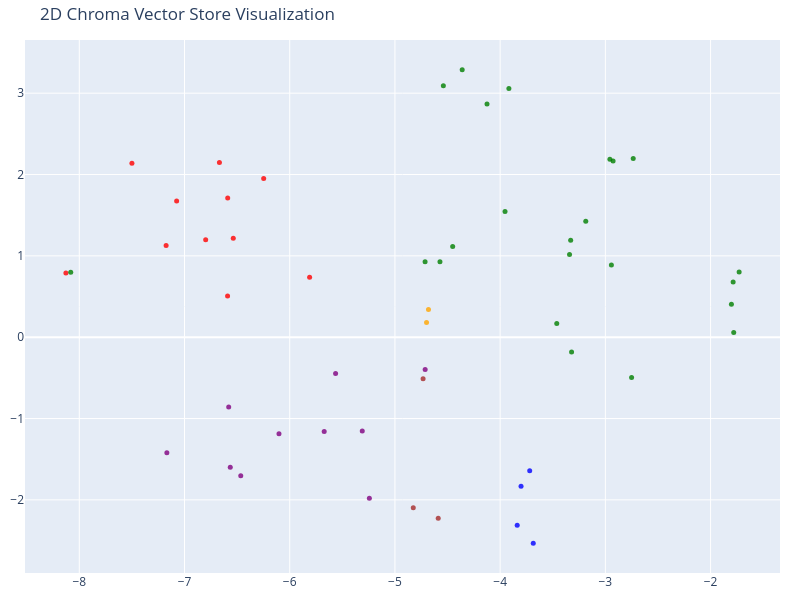

This figure's notebook cell:
### Code cell
tsne = TSNE(n_components=2, random_state=42)
reduced_vectors = tsne.fit_transform(vectors)

# Create the 2D scatter plot
fig = go.Figure(data=[go.Scatter(
    x=reduced_vectors[:, 0],
    y=reduced_vectors[:, 1],
    mode='markers',
    marker=dict(size=5, color=colors, opacity=0.8),
    text=[f"Type: {t}<br>Text: {d[:100]}..." for t, d in zip(doc_types, documents)],
    hoverinfo='text'
)])

fig.update_layout(title='2D Chroma Vector Store Visualization',
    scene=dict(xaxis_title='x',yaxis_title='y'),
    width=800,
    height=600,
    margin=dict(r=20, b=10, l=10, t=40)
)

fig.show()

### Figure 1 — Plotly figure (JSON) as saved in the notebook; plotly's stock layout.template omitted (floating-point values rounded to 4 significant figures)
{"data": [{"hoverinfo": "text", "marker": {"color": ["blue", "blue", "blue", "blue", "brown", "brown", "brown", "red", "red", "red", "red", "red", "red", "red", "red", "red", "red", "red", "purple", "purple", "purple", "purple", "purple", "purple", "purple", "purple", "purple", "purple", "orange", "orange", "green", "green", "green", "green", "green", "green", "green", "green", "green", "green", "green", "green", "green", "green", "green", "green", "green", "green", "green", "green", "green", "green", "green"], "opacity": 0.8, "size": 5}, "mode": "markers", "text": ["Type: products<br>Text: 상품 개요 및 기본 정보\n\n이 문서는 하늘여행사의 베트남 다낭 4박 5일 여행 상품에 대한 개요, 일정, 가격, 포함 사항 등 기본 정보를 제공하며, 여행의 주요 일정과 특징을 상...", "Type: products<br>Text: 상품 개요 및 일정 소개\n\n일본 오사카-도쿄 5박6일 여행 상품의 기본 정보와 전체 일정 개요를 제공합니다.\n\n# 일본 오사카-도쿄 5박6일\n\n## 상품 개요\n\n- **상품명**:...", "Type: products<br>Text: 제주 힐링 3박4일 상품 개요\n\n이 상품은 제주도에서 3박 4일 동안 힐링과 관광을 즐길 수 있는 여행 패키지로, 출발지, 도착지, 이동수단, 가이드, 최소 인원 등의 정보를 포함...", "Type: products<br>Text: 상품 개요 및 여행 정보\n\n이 문서는 하늘여행사의 몰디브 허니문 6박7일 상품에 대한 개요와 여행 기본 정보를 제공하며, 출발지, 도착지, 이동 수단, 가이드, 최소 출발 인원 등...", "Type: faq<br>Text: 여행상품 예약 및 결제 안내\n\n이 섹션에서는 여행 상품 예약 시기, 예약금, 변경 정책, 1인 여행 가능 여부 등을 상세히 설명합니다.\n\n# 여행상품 자주 묻는 질문 (FAQ)\n\n...", "Type: faq<br>Text: 여행 일정 및 자유시간, 식사 안내\n\n이 섹션에서는 여행 일정의 변경 가능성, 자유시간 비율, 식사 포함 여부와 특별 요청 방법에 대해 설명합니다.\n\n## 여행 일정\n\n### Q5...", "Type: faq<br>Text: 회원가입 방법과 혜택\n\n하늘여행사의 회원가입 절차와 필요 정보, 그리고 가입 시 받을 수 있는 혜택에 대해 설명합니다.\n\n### Q1: 회원가입은 어떻게 하나요?\n\n**A:** 하...", "Type: contracts<br>Text: 계약 개요\n\n삼성전자 인센티브 투어 대행 계약의 기본 정보와 계약 기간, 금액, 발주처 및 수행사 소개.\n\n# 삼성전자 인센티브 투어 계약\n\n## 계약 개요\n\n- **계약명**: ...", "Type: contracts<br>Text: 계약 내용 및 서비스 범위\n\n2024년부터 2025년까지 진행될 인센티브 투어, 임원 워크샵, 그리고 포함 서비스 항목에 대한 상세 내용.\n\n---\n\n## 계약 내용\n\n### 서비...", "Type: contracts<br>Text: 계약 조건 - 대금 지급과 할인, 취소 조건\n\n지급 일정, 할인 조건(커미션, 조기 예약 등), 그리고 취소 시 위약금 조항에 대한 상세 내용.\n\n### 대금 지급\n\n| 시점 | ...", "Type: contracts<br>Text: 담당자 정보와 역할\n\n삼성전자와 하늘여행사의 담당자 이름, 연락처, 역할 및 권한 정보를 포함.\n\n### 삼성전자 측\n\n- **주 담당자**: 이성훈 과장 (인사팀)\n- **전화*...", "Type: contracts<br>Text: 과거 계약 이력과 만족도 평가\n\n2018년 이후의 계약 내용, 참가 인원, 만족도 점수, 계약 금액 변화 등을 정리한 역사적 정보.\n\n### 과거 계약 이력\n\n### 2018년 (...", "Type: contracts<br>Text: 계약 특이사항과 긴급 지원 정책\n\n독점 조항, 비밀유지, 보험 가입, 긴급 대응 계획 등 특별 조항과 현지 긴급 지원에 대한 내용.\n\n### 계약 특이사항\n\n### 독점 조항\n\n-...", "Type: contracts<br>Text: 성과 지표(KPI)와 관리목표\n\n2024년 상반기 실적, 만족도, 일정 준수율, 사고 발생 여부 등 주요 성과 지표와 목표를 설명.\n\n### 성과 지표 (KPI)\n\n| 항목 | 목...", "Type: contracts<br>Text: 첨부 문서 및 계약 갱신 조건\n\n계약서 원본, 일정표, 예산명세서 등 기타 첨부 자료와 계약 만료 후 갱신 조건과 절차 안내.\n\n### 첨부 문서\n\n1. 계약서 원본 (MICE-2...", "Type: contracts<br>Text: 계약 개요\n\n이 계약은 현대자동차와 하늘여행사 간의 MICE 행사 대행 계약으로, 계약명, 계약번호, 발주처, 수행사, 기간, 금액 등을 포함하고 있습니다.\n\n- **계약명**: ...", "Type: contracts<br>Text: MICE 개요와 범위\n\nMICE는 회의, 인센티브 투어, 컨벤션, 전시를 의미하며, 현대자동차의 다양한 MICE 행사들을 포함하는 범위가 계약에 명시되어 있습니다.\n\n### MIC...", "Type: contracts<br>Text: 계약 내용: 딜러 인센티브 투어\n\n2024년 우수 딜러 150명을 대상으로 스페인 바르셀로나에서 5박6일 일정의 인센티브 투어를 진행하며, 항공, 숙박, 관광, 공연 등을 포함합니...", "Type: policies<br>Text: 개요와 기본 규정\n\n이 문서는 하늘여행사의 취소 및 환불 정책에 대한 개요와 기본 규정을 설명합니다.\n\n# 취소 및 환불 정책\n\n## 하늘여행사 취소/환불 규정\n\n### 개요\n\n하...", "Type: policies<br>Text: 국내 여행 취소 수수료 정책 - 패키지 여행\n\n패키지 여행의 취소 수수료와 환불율에 대한 상세 정책입니다.\n\n### 국내 여행 취소 수수료\n\n### 패키지 여행 (제주도 등)\n\n|...", "Type: policies<br>Text: 예약 방법과 채널 안내\n\n이 섹션은 하늘여행사의 예약 방법과 채널에 대한 정보를 제공합니다. 온라인, 전화, 방문, 카카오톡과 네이버 톡톡을 통한 예약 방법이 포함되어 있습니다.\n...", "Type: policies<br>Text: 여행자 보험 안내 개요\n\n이 문서는 하늘여행사의 여행자 보험에 대한 전체 개요를 제공하며, 기본 보험, 프리미엄 보험, 허니문 보험 등 다양한 보험 상품과 가입 방법, 납부 비용 ...", "Type: policies<br>Text: 기본 보험 내용과 적용 조건\n\n하늘여행사 제공하는 기본 여행자 보험은 해외 및 국내 의료비, 휴대품 손해, 배상 책임, 여행 중단 비용, 사망/후유장해를 보장하며, 대상은 패키지 ...", "Type: policies<br>Text: 프리미엄 보험과 가입 비용\n\n프리미엄 보험은 더 높은 보장을 제공하며, 해외 의료비 1억원, 국내 3천만원, 휴대품 손해 200만원 등 다양한 항목을 보장합니다. 가입 비용은 여행...", "Type: policies<br>Text: 허니문 특별 보험 내용과 비용\n\n허니문 고객을 위해 특별히 설계된 보험으로, 국내외 의료비와 휴대품 손해, 결혼예물 분실, 여행 취소 등 다양한 보장 항목이 있습니다. 가입 비용은...", "Type: policies<br>Text: 보험 청구 절차 및 필요 서류\n\n보험 청구는 현지 또는 귀국 후에 이뤄지며, 의료비, 휴대품 손실, 여행 취소 등에 따른 서류와 절차를 명확히 안내합니다. 긴급 연락처와 권장 청구...", "Type: policies<br>Text: 보험 적용 제외 사항 및 제휴 병원 안내\n\n보험이 적용되지 않는 항목과 특정 활동, 사고의 예외 규정을 설명하며, 일본과 동남아, 몰디브 등 제휴 병원 위치를 안내합니다.\n\n## ...", "Type: policies<br>Text: 긴급 연락처와 문의 방법\n\n여행 중 긴급 상황 발생 시 연락 가능한 긴급 연락처 및 고객센터 연락처를 안내하며, 기타 문의 사항에 대한 안내도 포함합니다.\n\n## 긴급 연락처\n\n-...", "Type: company<br>Text: 회사 개요 및 기본 정보\n\n주식회사 하늘여행사의 기본적인 회사 정보와 연혁, 위치, 연락처 등에 대한 개요를 제공합니다.\n\n# 회사 개요\n\n## 주식회사 하늘여행사\n\n### 기본 ...", "Type: company<br>Text: 하늘여행사 창립 및 초기 성장기 (2008-2010)\n\n이 챙은 2008년 하늘여행사 설립과 초기 성장 단계에 관한 내용을 다루고 있으며, 첫 상품 출시와 고객 확보를 포함합니다....", "Type: employees<br>Text: Basic Information of Kang Jihoon\n\nThis section covers Kang Jihoon's personal details, including name...", "Type: employees<br>Text: Profile: Education, Career, and Certifications\n\nThis segment details Kang Jihoon's educational backg...", "Type: employees<br>Text: Compensation Details and Salary History\n\nInformation about Kang Jihoon's current salary, salary prog...", "Type: employees<br>Text: Job Responsibilities and Managed Regions\n\nThis part describes Kang Jihoon's role in team management,...", "Type: employees<br>Text: Team Performance in 2024 and Customer Metrics\n\nDetails about the team's goals and achievements for 2...", "Type: employees<br>Text: Expertise in Maldives and Recommended Resorts\n\nKang Jihoon's specialization in Maldives includes fre...", "Type: employees<br>Text: Customer Service and Event Participation\n\nInformation on how and when clients can contact Kang Jihoo...", "Type: employees<br>Text: Awards and Personal Details\n\nThis segment lists the awards received by Kang Jihoon and shares person...", "Type: employees<br>Text: 개요 및 기본 정보\n\n송민지의 기초 인적 정보와 직무, 입사일, 이메일, 연락처 등에 대한 기본 내용입니다.\n\n## 기본 정보\n\n- **이름**: 송민지\n- **영문명**: Son...", "Type: employees<br>Text: 프로필 및 경력, 자격증 정보\n\n송민지의 학력, 경력사항, 자격증에 대한 상세 내용으로, 호텔 관광 관련 학력과 다양한 자격증, 이전 근무 회사와 기간이 포함되어 있습니다.\n\n##...", "Type: employees<br>Text: 연봉 및 보상 정보\n\n송민지의 연봉 현황과 연도별 변동 내역, 기타 보상 항목에 대한 상세 내용입니다. 현재 연봉은 6,500만원이며, 성과급, 팀장 수당, 차량 유지비 등이 포함...", "Type: employees<br>Text: 담당 업무와 개발 상품, 팀 실적\n\n송민지의 담당 업무, 팀 실적 및 개발한 상품에 관한 정보입니다. 제주, 강원, 부산 등 지역 상품 개발과 팀 실적 목표, 수상 내역도 포함됩니...", "Type: employees<br>Text: 전문 분야와 고객 서비스 정보\n\n제주도 전문가로 활약 중인 송민지의 제주 방문 횟수, 문화관광해설사 자격, 추천 코스, 상담 가능 시간, 고객 평가 등 고객 서비스와 전문 분야 관...", "Type: employees<br>Text: 개인 정보 및 기본 사항\n\n권나라(한국명 Kwon Nara)의 개인 정보와 직무 기본 사항을 소개합니다.\n\n# 권나라 (Kwon Nara)\n\n## 기본 정보\n\n- **이름**: 권...", "Type: employees<br>Text: 보상 정보 및 연봉 이력\n\n권나라 컨설턴트의 연봉, 기타 보상 및 이력에 관한 상세 정보를 제공합니다.\n\n---\n\n## 보상 정보\n\n### 연봉\n\n- **현재 연봉**: 52,00...", "Type: employees<br>Text: 전문 분야 및 실적\n\n권나라의 담당 지역, 상품, 그리고 주요 실적에 관한 상세 내용입니다.\n\n---\n\n## 전문 분야\n\n### 담당 지역\n\n- **일본 전역**: 도쿄, 오사카,...", "Type: employees<br>Text: 고객 서비스 및 언어 능력\n\n권나라의 고객 상담 가능 시간, 상담 방법, 고객 평가, 그리고 언어 능력에 대해 설명합니다.\n\n---\n\n## 고객 서비스\n\n### 상담 가능 시간\n\n...", "Type: employees<br>Text: 개인 정보, 여행 추천 및 연락처\n\n권나라의 개인 정보, 추천 여행지, 그리고 연락처 정보를 포함합니다.\n\n---\n\n## 개인 정보\n\n- **생년월일**: 1992년 11월 8일\n...", "Type: employees<br>Text: 개요 및 기본 정보\n\n김하늘 대표이사의 기본 인적 사항과 소속 정보를 소개합니다.\n\n# 김하늘 (Kim Haneul)\n\n## 기본 정보\n\n- **이름**: 김하늘\n- **영문명**...", "Type: employees<br>Text: 학력 및 경력\n\n김하늘 대표의 학력과 주요 경력 사항을 상세히 설명합니다.\n\n---\n\n## 프로필\n\n### 학력\n\n- **서울대학교 경영학과** 졸업 (2002년)\n- **연세대학...", "Type: employees<br>Text: 보상 및 급여 정보\n\n대표의 연봉, 보상 내역과 기타 혜택에 대한 상세 내용입니다.\n\n---\n\n## 보상 정보\n\n### 연봉\n\n- **현재 연봉**: 150,000,000원 (1억...", "Type: employees<br>Text: 주요 업적과 기업 성과\n\n김하늘 대표의 경영 성과, 기업 성장, 수상 내역과 업적을 상세히 기록합니다.\n\n---\n\n## 주요 업적\n\n### 경영 성과\n\n1. **회사 창립 및 성장...", "Type: employees<br>Text: Basic Information of Park Minsoo\n\nThis segment provides fundamental personal and professional detail..."], "type": "scatter", "x": [-3.838, -3.685, -3.719, -3.801, -4.826, -4.589, -4.733, -6.537, -6.799, -6.248, -5.811, -6.59, -6.59, -8.127, -6.668, -7.075, -7.5, -7.175, -5.31, -5.243, -4.713, -5.672, -6.102, -6.565, -6.465, -6.58, -7.168, -5.564, -4.7, -4.681, -3.33, -3.186, -4.125, -2.943, -8.081, -2.751, -3.462, -3.341, -2.957, -2.927, -3.917, -2.735, -3.321, -1.729, -4.361, -1.78, -1.802, -1.786, -4.572, -4.451, -4.54, -4.713, -3.954], "y": [-2.311, -2.533, -1.642, -1.833, -2.096, -2.227, -0.5122, 1.216, 1.199, 1.952, 0.7356, 1.71, 0.5058, 0.7891, 2.147, 1.674, 2.138, 1.127, -1.153, -1.981, -0.3983, -1.158, -1.187, -1.598, -1.702, -0.8579, -1.42, -0.4474, 0.1819, 0.3419, 1.191, 1.426, 2.868, 0.8876, 0.7982, -0.495, 0.1698, 1.016, 2.187, 2.165, 3.059, 2.197, -0.1813, 0.8029, 3.288, 0.05767, 0.4058, 0.68, 0.9261, 1.116, 3.092, 0.9275, 1.545]}], "layout": {"height": 600, "margin": {"b": 10, "l": 10, "r": 20, "t": 40}, "scene": {"xaxis": {"title": {"text": "x"}}, "yaxis": {"title": {"text": "y"}}}, "title": {"text": "2D Chroma Vector Store Visualization"}, "width": 800}}
